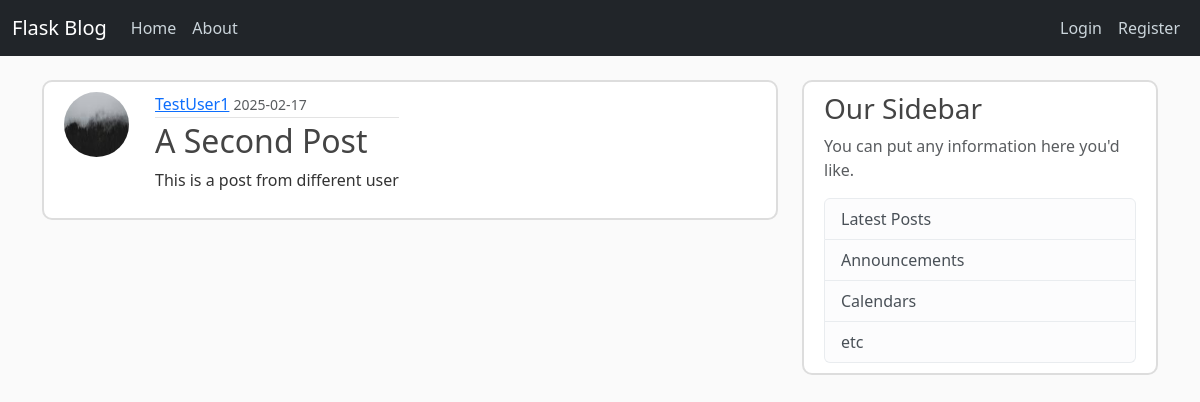
Screenshot of /post/2 with the database file from the repository.
### flaskblog/models.py (models this page shows, shortened)
class User(db.Model, UserMixin):
    id = db.Column(db.Integer, primary_key=True)
    username = db.Column(db.String(20), unique=True, nullable=False)
    email = db.Column(db.String(120), unique=True, nullable=False)
    image_file = db.Column(db.String(20), nullable=False, default='default.jpg')
    password = db.Column(db.String(60), nullable=False)
    posts = db.relationship('Post', backref='author', lazy=True)

class Post(db.Model):
    id = db.Column(db.Integer, primary_key=True)
    title = db.Column(db.String(20), nullable=False)
    date_posted = db.Column(db.DateTime, nullable=False, default=datetime.now)
    content = db.Column(db.Text, nullable=False)
    user_id = db.Column(db.Integer, db.ForeignKey('user.id'), nullable=False)

### flaskblog/posts/routes.py (the view)
@posts.route('/post/<int:post_id>')
def post(post_id):
    post = Post.query.get_or_404(post_id)
    return render_template('post.html', title=post.title, post=post)

### flaskblog/templates/post.html (shortened to what this page needs)
{% extends 'layout.html' %}
{% block content %}
    <article class="media content-section">
      <img class="rounded-circle article-img" src="{{ url_for('static', filename='profile_pics/' + post.author.image_file) }}">
      <div class="media-body">
        <div class="article-metadata">
          <a class="mr-2" href="{{ url_for('users.user_posts', username=post.author.username) }}">{{ post.author.username }}</a>
          <small class="text-muted">{{ post.date_posted.strftime('%Y-%m-%d') }}</small>
        </div>
        <h2 class="article-title">{{ post.title }}</h2>
        <p class="article-content">{{ post.content }}</p>
      </div>
    </article>
{% endblock content %}

### flaskblog/static/main.css (style rules this page uses)
body { background: #fafafa; color: #333333; margin-top: 5rem; }
h1, h2, h3, h4, h5, h6 { color: #444444; }
.content-section { background: #ffffff; padding: 10px 20px; border: 2px solid #dddddd; border-radius: 10px; margin-bottom: 20px; }
.article-title { color: #444444; }
.article-content { white-space: pre-line; }
.article-img { height: 65px; width: 65px; margin-right: 16px; }
.article-metadata { padding-bottom: 1px; margin-bottom: 4px; border-bottom: 1px solid #e3e3e3 }
.media { display: flex; align-items: left; }
.media-body { margin-left: 10px; }

### rows the page displays
User: image_file (picture), author.username "TestUser1"
Post: date_posted "2025-02-17", title "A Second Post", content "This is a post from different user"
